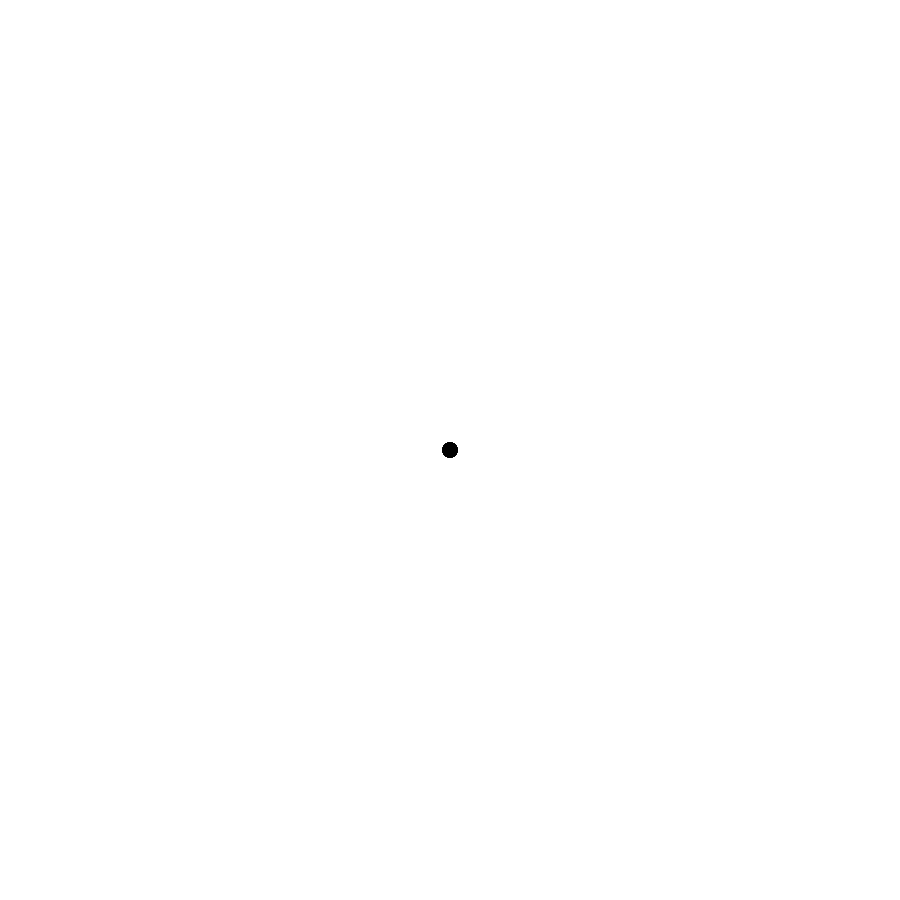
Frame 1 (no input)
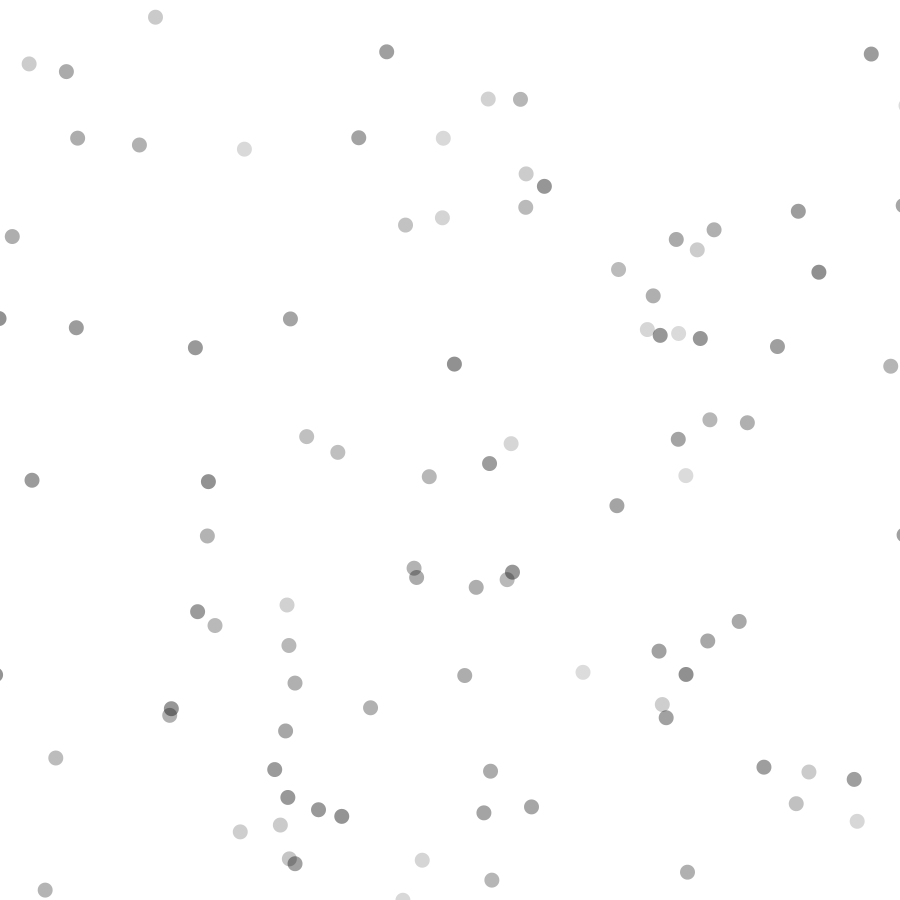
Frame 60 (the mouse pressed at the canvas centre just before this capture)
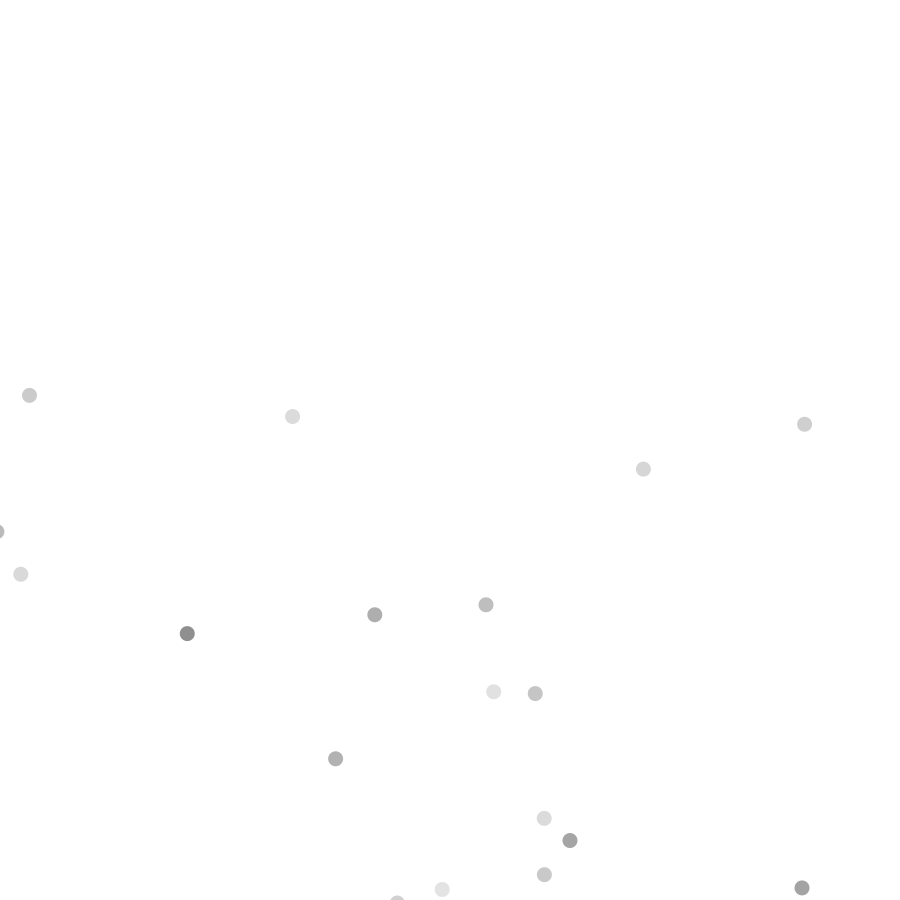
Frame 120 (the mouse held since frame 60 and released just before this capture)

The Processing sketch that drew these frames (run headless with seeded random() and noise(); from frame 60 on, the mouse is pressed at the canvas centre):

// Processing sketch: particles_Ahmed
// ── particles_Ahmed.pde
/*This program has been made by Ahmed Mahran and Ferdy Sloot and has been finished on 5/25/2021
 This program has been made for topic 4, exersice 1. The program consists of a wand, particle and particle system class. 
 The program makes particles appear out of the wand, when the particles die off (opacity-wise), they reappear at the tip of the wand as new ones.
 */

ParticleSystem particlesystem;

void setup() {
  size(900, 900);
  particlesystem = new ParticleSystem();
}


void draw() {
  background(255);
  particlesystem.display(); //display particles
  particlesystem.update(); //update system that handles particles
}

// ── Particle.pde
/*This class contains everything that has to do with object
 Particle with all their methods
 */

class Particle {
  // The Mover tracks location, velocity, and acceleration 
  PVector location;
  PVector velocity;
  PVector acceleration;
  PVector gravity; 
  PVector friction;
  float lifetime = int(random(100, 255));
  boolean isDead;

  Particle(PVector loc) { //vectors that make for real-like physics
    location = new PVector(loc.x, loc.y);
    velocity = new PVector(random(-20, 20), random(-20, 20));
    gravity = new PVector(0, 0.3);
    friction = new PVector(0, 0);
  }


  void display() {
    noStroke();
    fill(0, lifetime * 0.5);
    ellipse(location.x, location.y, 15, 15);
  }


  void update() { //values for the vectors
    location.add(velocity);
    velocity.normalize(friction);
    friction.setMag(.08);
    velocity.add (gravity);
    velocity.sub(friction);
    lifetime = lifetime - 0.5;
  }


  boolean isDead() { //when the particles are transparant enough, return
    return lifetime < 50;
  }
}

// ── Particle_system.pde
/*This class contains everything that has to do with 
 the system that handles the particles with all their methods
 */

class ParticleSystem {
  Particle[] particles;

  ParticleSystem() { //spawn all particles in an explosion-like way in the beginning
    particles = new Particle [440];
    for (int i=0; i < particles.length; i++) {
      particles[i] = new Particle(new PVector(width/2, height/2));
    }
  }


  void update() { //make the particles come from the tip of the wand, kill them off when the lifetime is too low and make them reappear at the wand
    for (int i=0; i < particles.length; i++) {
      if (particles[i].isDead()) {
        particles[i].lifetime= int(random(100, 255));
        particles[i].velocity = new PVector(random(-10, 10), -10);
      }
      particles[i].update();
    }
  }


  void display() { //display every particle on it's own
    for (int i=0; i < particles.length; i++) {
      particles[i].display();
    }
  }
}
